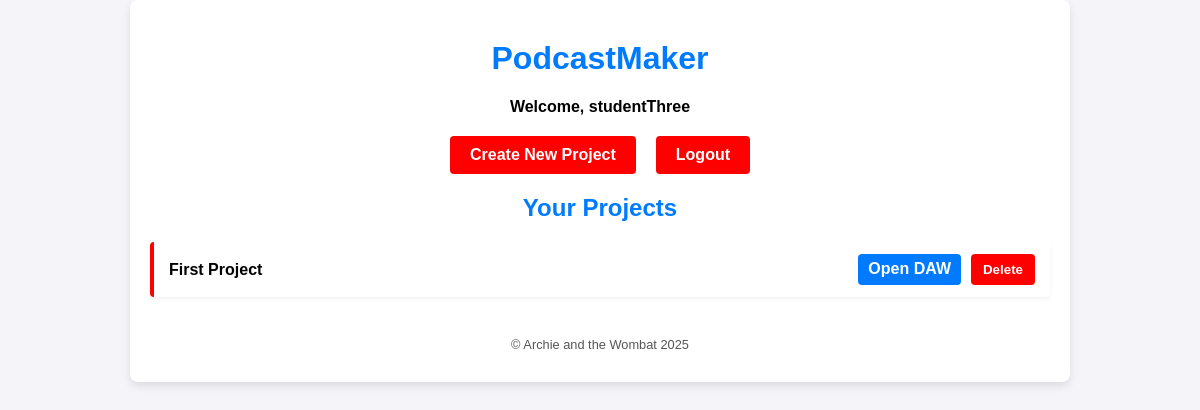
Before: /dashboard/ (signed in) with the older database file.
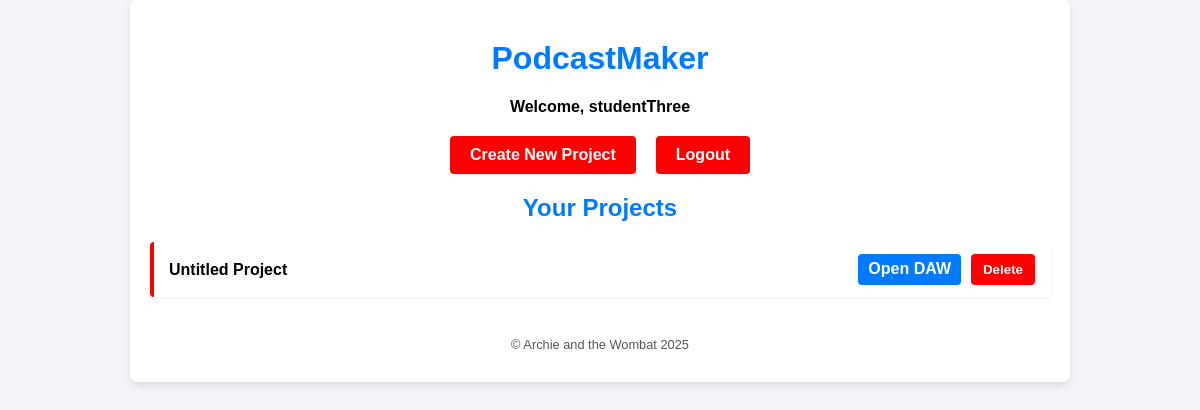
After: the same page with the newer database file.
### dawapp/models.py (models this page shows, shortened)
class Project(models.Model):
    owner = models.ForeignKey(User, on_delete=models.CASCADE)
    title = models.CharField(max_length=200)
    project_uuid = models.UUIDField(default=uuid.uuid4, editable=False)
    project_json = models.JSONField(default=dict)
    created = models.DateTimeField(auto_now_add=True)
    updated = models.DateTimeField(auto_now=True)

### dawapp/views.py (the view)
# urls.py: path('dashboard/', DashboardView.as_view(), name='dashboard'),
class DashboardView(LoginRequiredMixin, TemplateView):
    template_name = "dashboard.html"
    def get_context_data(self, **kwargs):
        context = super().get_context_data(**kwargs)
        user = self.request.user
        context['is_teacher'] = getattr(getattr(user, 'profile', None), 'is_teacher', False)
        if context['is_teacher']:
            context['projects'] = Project.objects.all()
        else:
            context['projects'] = Project.objects.filter(owner=user)
        return context

### templates/dashboard.html (shortened to what this page needs)
{% load static %}
<!DOCTYPE html>
<html>
<head>
    <link rel="stylesheet" href="{% static 'css/dashboard.css' %}">
</head>
<body>
<div class="dashboard-container">
    <div class="dashboard-header">
        <h1>PodcastMaker</h1>
        <p>Welcome, {{ user.username }} {% if user.profile.is_teacher %}(Teacher){% endif %}</p>
    </div>
    <div class="dashboard-actions">
        <a href="{% url 'create_project' %}">Create New Project</a>
        <a href="{% url 'logout' %}">Logout</a>
    </div>
    <h2>Your Projects</h2>
    <ul class="projects-list">
        {% for project in projects %}
        <li>
            <span>{{ project.title }}</span>
            <div>
                <a href="{% url 'project_daw' project.pk %}">Open DAW</a>
                {% if not user.profile.is_teacher %}
                <form method="post" action="{% url 'delete_project' project.pk %}" class="delete-form">
                    <button type="submit" class="delete-btn">Delete</button>
                </form>
                {% endif %}
            </div>
        </li>
        {% empty %}
        <li>No projects yet. <a href="{% url 'create_project' %}">Create one</a></li>
        {% endfor %}
    </ul>
    <footer class="site-footer">
        &copy; Archie and the Wombat 2025
    </footer>
</div>
</body>
</html>

### static/css/dashboard.css (style rules this page uses)
body { font-family: Arial, sans-serif; background-color: #f4f4f9; color: #000; margin: 0; padding: 0; }
h1, h2 { text-align: center; color: #007bff; margin-top: 20px; }
h1 { font-size: 2em; }
h2 { font-size: 1.5em; }
p { text-align: center; margin-bottom: 20px; font-weight: bold; }
a { color: #007bff; text-decoration: none; }
.auth-container, .dashboard-container { max-width: 900px; margin: auto; padding: 20px; background-color: #fff; border-radius: 8px; box-shadow: 0 4px 8px rgba(0,0,0,0.1); }
.dashboard-actions { display: flex; justify-content: center; gap: 20px; margin-bottom: 20px; }
.dashboard-actions a { padding: 10px 20px; background-color: #007bff; color: white; border-radius: 4px; font-weight: bold; }
.projects-list { list-style: none; padding: 0; }
.projects-list li { display: flex; justify-content: space-between; align-items: center; padding: 12px 15px; margin-bottom: 10px; background-color: #fff; border-left: 4px solid #ff0000; border-radius: 4px; box-shadow: 0 2px 4px rgba(0,0,0,0.05); }
.projects-list li span { font-weight: bold; color: #000; }
.projects-list li div { display: flex; gap: 10px; }
button, .delete-btn { padding: 8px 12px; border: none; border-radius: 4px; font-weight: bold; cursor: pointer; }
button, .delete-btn { background-color: #ff0000; color: white; }
.projects-list a { padding: 6px 10px; background-color: #007bff; color: white; border-radius: 4px; font-weight: bold; }
.site-footer { text-align: center; font-size: 0.8em; color: #555; margin-top: 30px; padding: 10px 0; width: 100%; }
.dashboard-actions { display: flex; justify-content: center; margin-top: 20px; width: 100%; }
.dashboard-actions a { padding: 10px 20px; text-decoration: none; font-weight: bold; background-color: #ff0000; color: white; border-radius: 4px; transition: background 0.2s; display: inline-block; text-align: center; }

Changed rows visible on the page:
changed Project: title "First Project" → "Untitled Project"
